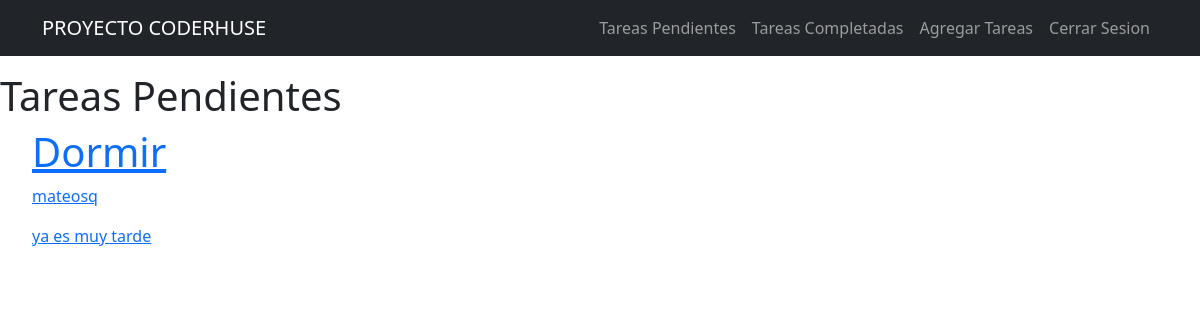
Screenshot of /tasks/ (signed in) with the database file from the repository.
### tasks/models.py (models this page shows, shortened)
class task(models.Model):
    titulo = models.CharField(max_length=100)
    description = models.TextField(blank=True)
    creacion = models.DateTimeField(auto_now_add=True)
    dia_completado = models.DateTimeField(null=True, blank= True)
    importante = models.BooleanField(default=False)
    user = models.ForeignKey(User, on_delete=models.CASCADE)

### tasks/views.py (the view)
# urls.py: path('tasks/', views.tasks, name='tasks'),
@login_required
def tasks(request):
    query = request.GET.get('q')
    if query:
        task_list = task.objects.filter(
            Q(user=request.user) &
            (Q(titulo__icontains=query) | Q(description__icontains=query)) &
            Q(dia_completado__isnull=True)
        )
    else:
        task_list = task.objects.filter(user=request.user, dia_completado__isnull=True)
    return render(request, 'tasks.html', {'tasks': task_list, 'query': query})

### tasks/templates/tasks.html (shortened to what this page needs)
{% extends 'base.html' %}
{% block content %}
<main>
    <div>
        <div >
            {% if tasks %}
                {% if tasks.0.dia_completado %}
                    <h1>Tareas Completadas</h1>
                {% else %}
                    <h1>Tareas Pendientes</h1>
                {% endif %}
            {% else %}
                <h1>No hay tareas</h1>
            {% endif %}
            <ul>
                {% for task in tasks %}
                    <a href="{% url 'task_detail' task.id %}">
                        <header>
                            {% if task.importante %}
                                <h1>{{ task.titulo }}</h1>
                            {% else %}
                                <h1>{{ task.titulo }}</h1>
                            {% endif %}
                            <p>{{ task.user.username }}</p>
                        </header>
                        <p>{{ task.description }}</p>
                    </a>
                {% endfor %}
            </ul>
        </div>
    </div>
</main>
{% endblock %}

### rows the page displays
task: titulo "Dormir", user.username "mateosq", description "ya es muy tarde"
